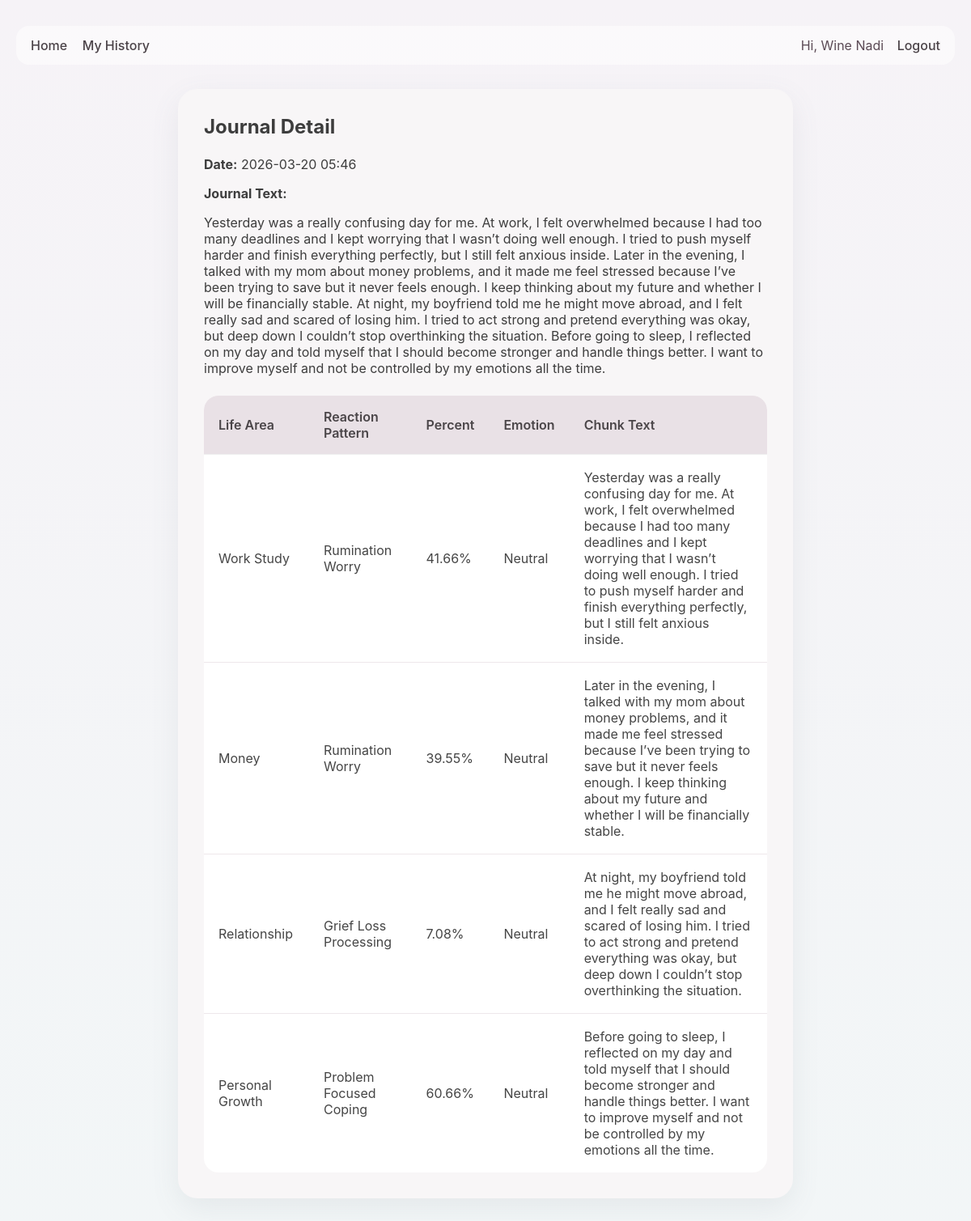
/history/12 (signed in), run on the app's committed database.
### app.py (models this page shows, shortened)
class User(UserMixin, db.Model):
    id = db.Column(db.Integer, primary_key=True)
    username = db.Column(db.String(120), unique=True, nullable=False)
    email = db.Column(db.String(150), unique=True, nullable=False)
    password_hash = db.Column(db.String(255), nullable=False)
    journals = db.relationship("JournalEntry", backref="user", lazy=True, cascade="all, delete-orphan")

class JournalEntry(db.Model):
    id = db.Column(db.Integer, primary_key=True)
    journal_text = db.Column(db.Text, nullable=False)
    created_at = db.Column(db.DateTime, default=datetime.utcnow)
    user_id = db.Column(db.Integer, db.ForeignKey("user.id"), nullable=False)
    analyses = db.relationship("JournalAnalysisRow", backref="journal", lazy=True, cascade="all, delete-orphan")

class JournalAnalysisRow(db.Model):
    id = db.Column(db.Integer, primary_key=True)
    life_area = db.Column(db.String(100), nullable=True)
    chunk_text = db.Column(db.Text, nullable=True)
    reaction_pattern = db.Column(db.String(200), nullable=True)
    percent = db.Column(db.Float, nullable=True)
    emotion = db.Column(db.String(100), nullable=True)
    journal_entry_id = db.Column(db.Integer, db.ForeignKey("journal_entry.id"), nullable=False)

### app.py (the view)
@app.route("/history/<int:entry_id>")
@login_required
def history_detail(entry_id):
    entry = JournalEntry.query.get_or_404(entry_id)
    if entry.user_id != current_user.id:
        flash("Unauthorized action.", "danger")
        return redirect(url_for("history"))
    return render_template("history_detail.html", entry=entry)

### app.py (called while the page is built)
@login_manager.user_loader
def load_user(user_id):
    return User.query.get(int(user_id))

### templates/history_detail.html
{% extends 'base.html' %}
{% block content %}
<div class="history-card">
    <h2>Journal Detail</h2>
    <p><strong>Date:</strong> {{ entry.created_at.strftime('%Y-%m-%d %H:%M') }}</p>
    <p><strong>Journal Text:</strong></p>
    <div style="margin-bottom: 24px;">{{ entry.journal_text }}</div>
    {% if entry.analyses %}
    <table class="history-table">
        <thead>
            <tr>
                <th>Life Area</th>
                <th>Reaction Pattern</th>
                <th>Percent</th>
                <th>Emotion</th>
                <th>Chunk Text</th>
            </tr>
        </thead>
        <tbody>
            {% for row in entry.analyses %}
            <tr>
                <td>{{ row.life_area }}</td>
                <td>{{ row.reaction_pattern }}</td>
                <td>{{ row.percent }}%</td>
                <td>{{ row.emotion }}</td>
                <td>{{ row.chunk_text }}</td>
            </tr>
            {% endfor %}
        </tbody>
    </table>
    {% endif %}
</div>
{% endblock %}

### templates/base.html (shortened to what this page needs)
<!DOCTYPE html>
<html lang="en">
<head>
    <link rel="stylesheet" href="{{ url_for('static', filename='css/style.css') }}">
</head>
<body>
    <div class="page-shell">
        <nav class="top-nav">
            <div class="nav-left">
                <a href="{{ url_for('index') }}">Home</a>
                {% if current_user.is_authenticated %}
                    <a href="{{ url_for('history') }}">My History</a>
                {% endif %}
            </div>
            <div class="nav-right">
                {% if current_user.is_authenticated %}
                    <span class="welcome-text">Hi, {{ current_user.username }}</span>
                    <a href="{{ url_for('logout') }}">Logout</a>
                {% else %}
                    <a href="{{ url_for('login') }}">Login</a>
                    <a href="{{ url_for('register') }}">Register</a>
                {% endif %}
            </div>
        </nav>
        {% block content %}{% endblock %}
    </div>
</body>
</html>

### static/css/style.css (style rules this page uses)
* { box-sizing: border-box; }
body { margin: 0; padding: 0; font-family: "Inter", "Segoe UI", Arial, sans-serif; background: linear-gradient(180deg, #f6f3f7 0%, #f2f6f7 100%); color: #3d3d3d; }
.page-shell { max-width: 1200px; margin: 0 auto; padding: 20px; }
.top-nav { display: flex; justify-content: space-between; align-items: center; margin: 12px 0 24px; padding: 14px 18px; border-radius: 16px; background: rgba(255, 255, 255, 0.55); }
.top-nav a { text-decoration: none; margin-right: 14px; color: #4b4348; font-weight: 500; }
.top-nav a:last-child { margin-right: 0; }
.welcome-text { margin-right: 12px; color: #5b4a55; }
.auth-card, .history-card { max-width: 760px; margin: 30px auto; background: #f8f6f7; padding: 32px; border-radius: 24px; box-shadow: 0 12px 35px rgba(110, 118, 130, 0.10); }
.auth-card h2, .history-card h2 { margin-top: 0; margin-bottom: 22px; }
.history-table { width: 100%; border-collapse: collapse; background: white; border-radius: 14px; overflow: hidden; }
.history-table th, .history-table td { text-align: left; padding: 14px; border-bottom: 1px solid #eee; }
.history-table th { background: #f1ebef; }
.history-table { width: 100%; border-collapse: collapse; background: #fff; border-radius: 18px; overflow: hidden; }
.history-table th { text-align: left; padding: 16px 18px; background: #e9e1e6; color: #4a4548; font-size: 16px; font-weight: 600; }
.history-table td { padding: 18px; border-bottom: 1px solid #eee7eb; vertical-align: middle; color: #454545; font-size: 16px; }
.history-table tr:last-child td { border-bottom: none; }

### data on the page
User: username "Wine Nadi"
JournalEntry: created_at "2026-03-20 05:46", journal_text "Yesterday was a really confusing day for me. At work, I felt overwhelmed because I had too many deadlines and I kept worrying that I wasn’t doing well enough. I tried to push myself harder and finish everything perfectly, but I still felt anxious inside. Later in the evening, I talked with my mom about money problems, and it made me feel stressed because I’ve been trying to save but it never feels enough. I keep thinking about my future and whether I will be financially stable. At night, my boyfriend told me he might move abroad, and I felt really sad and scared of losing him. I tried to act strong and pretend everything was okay, but deep down I couldn’t stop overthinking the situation.…"
JournalAnalysisRow: life_area "Work Study", reaction_pattern "Rumination Worry", percent "41.66", emotion "Neutral", chunk_text "Yesterday was a really confusing day for me. At work, I felt overwhelmed because I had too many deadlines and I kept worrying that I wasn’t doing well enough. I tried to push myself harder and finish everything perfectly, but I still felt anxious inside."
JournalAnalysisRow: life_area "Money", reaction_pattern "Rumination Worry", percent "39.55", emotion "Neutral", chunk_text "Later in the evening, I talked with my mom about money problems, and it made me feel stressed because I’ve been trying to save but it never feels enough. I keep thinking about my future and whether I will be financially stable."
JournalAnalysisRow: life_area "Relationship", reaction_pattern "Grief Loss Processing", percent "7.08", emotion "Neutral", chunk_text "At night, my boyfriend told me he might move abroad, and I felt really sad and scared of losing him. I tried to act strong and pretend everything was okay, but deep down I couldn’t stop overthinking the situation."
JournalAnalysisRow: life_area "Personal Growth", reaction_pattern "Problem Focused Coping", percent "60.66", emotion "Neutral", chunk_text "Before going to sleep, I reflected on my day and told myself that I should become stronger and handle things better. I want to improve myself and not be controlled by my emotions all the time."
